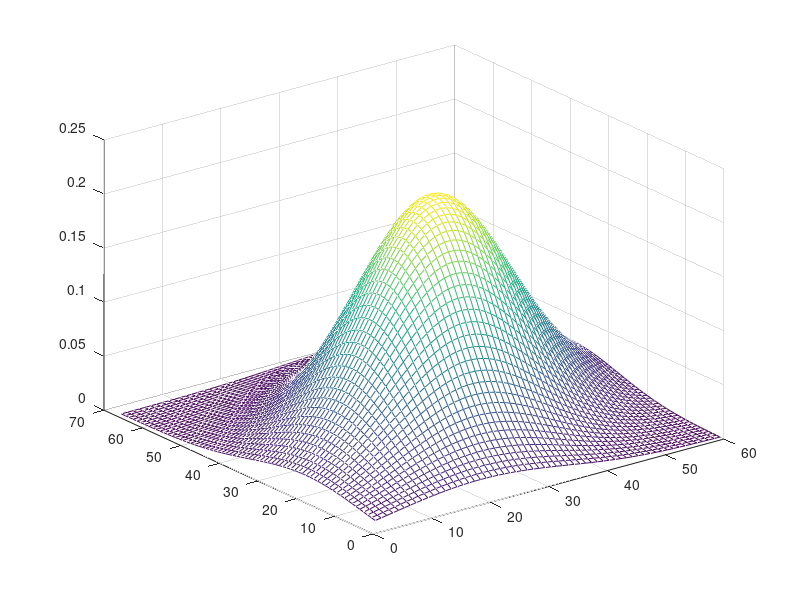

Source code (MATLAB):

load data
n = 500;
x1 = boydatas(1:500, 1);
x2 = boydatas(1:500, 2);
x = [x1 x2];
y1 = boydatas(501:1000, 1);
y2 = boydatas(501:1000, 2);
y = [y1 y2];
max_x1 = max(x1);
min_x1 = min(x1);
max_x2 = max(x2);
min_x2 = min(x2);
max_y1 = max(y1);
min_y1 = min(y1);
max_y2 = max(y2);
min_y2 = min(y2);

h = 1;
X1 = 0;
X2 = 0;
for Xx1 = min_x1:0.1:max_x1
    X1 = X1+1;
    for Xx2 = min_x2:0.1:max_x2
        X2 = X2+1;
        P(X1, X2) = 0;
        for i = 1:n
            P(X1, X2) = P(X1, X2)+ exp(-(((x(i, 1)-Xx1).^2+(x(i, 2)-Xx2).^2)/2/h))/sqrt(2*pi)/n/h;
                
            
                
            
        end
    end
    X2 = 0;
end



figure(1)
mesh(P);


